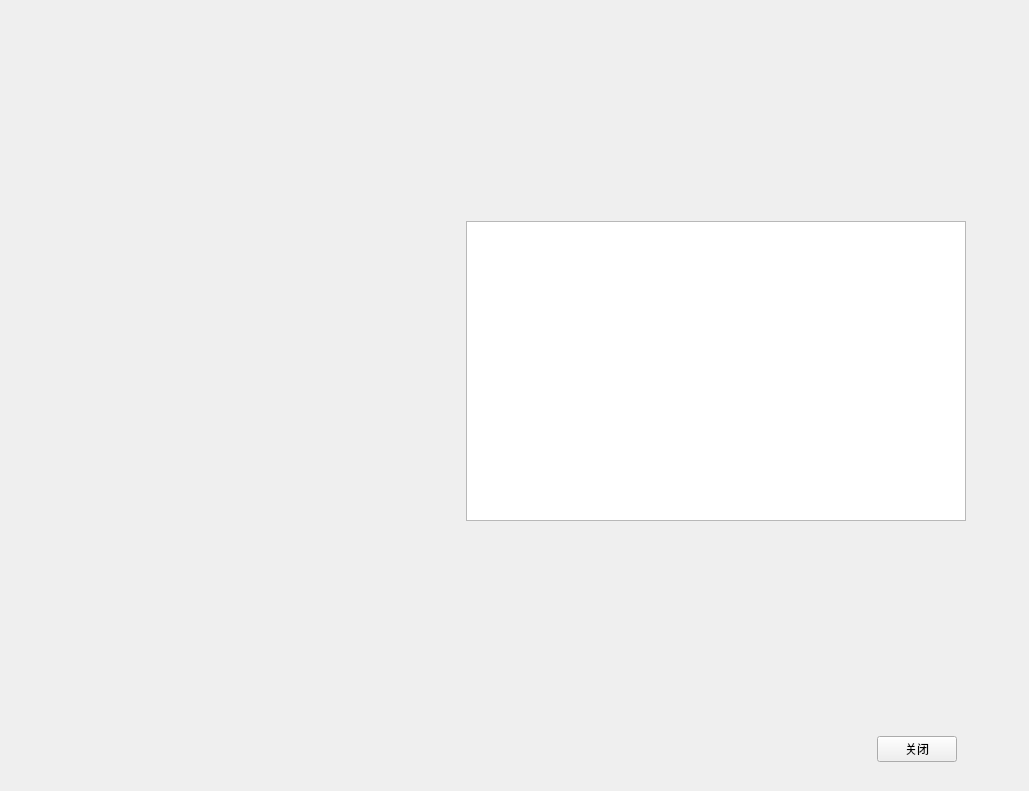
<?xml version="1.0" encoding="UTF-8"?>
<ui version="4.0">
 <class>index_body</class>
 <widget class="QWidget" name="index_body">
  <property name="geometry">
   <rect>
    <x>0</x>
    <y>0</y>
    <width>1029</width>
    <height>791</height>
   </rect>
  </property>
  <property name="windowTitle">
   <string>Form</string>
  </property>
  <property name="styleSheet">
   <string notr="true"/>
  </property>
  <layout class="QHBoxLayout" name="horizontalLayout">
   <property name="leftMargin">
    <number>30</number>
   </property>
   <item>
    <widget class="QWidget" name="index_show_image" native="true">
     <property name="sizePolicy">
      <sizepolicy hsizetype="Fixed" vsizetype="Fixed">
       <horstretch>0</horstretch>
       <verstretch>0</verstretch>
      </sizepolicy>
     </property>
     <property name="minimumSize">
      <size>
       <width>410</width>
       <height>583</height>
      </size>
     </property>
    </widget>
   </item>
   <item>
    <widget class="QWidget" name="index_text_body" native="true">
     <layout class="QVBoxLayout" name="verticalLayout">
      <property name="leftMargin">
       <number>20</number>
      </property>
      <item>
       <spacer name="verticalSpacer">
        <property name="orientation">
         <enum>Qt::Vertical</enum>
        </property>
        <property name="sizeHint" stdset="0">
         <size>
          <width>20</width>
          <height>195</height>
         </size>
        </property>
       </spacer>
      </item>
      <item>
       <widget class="QTextBrowser" name="index_text_show">
        <property name="sizePolicy">
         <sizepolicy hsizetype="Fixed" vsizetype="Expanding">
          <horstretch>0</horstretch>
          <verstretch>0</verstretch>
         </sizepolicy>
        </property>
        <property name="minimumSize">
         <size>
          <width>500</width>
          <height>300</height>
         </size>
        </property>
        <property name="html">
         <string>&lt;!DOCTYPE HTML PUBLIC &quot;-//W3C//DTD HTML 4.0//EN&quot; &quot;http://www.w3.org/TR/REC-html40/strict.dtd&quot;&gt;
&lt;html&gt;&lt;head&gt;&lt;meta name=&quot;qrichtext&quot; content=&quot;1&quot; /&gt;&lt;style type=&quot;text/css&quot;&gt;
p, li { white-space: pre-wrap; }
&lt;/style&gt;&lt;/head&gt;&lt;body style=&quot; font-family:'SimSun'; font-size:9pt; font-weight:400; font-style:normal;&quot;&gt;
&lt;p style=&quot;-qt-paragraph-type:empty; margin-top:0px; margin-bottom:0px; margin-left:0px; margin-right:0px; -qt-block-indent:0; text-indent:0px;&quot;&gt;&lt;br /&gt;&lt;/p&gt;&lt;/body&gt;&lt;/html&gt;</string>
        </property>
       </widget>
      </item>
      <item>
       <spacer name="verticalSpacer_2">
        <property name="orientation">
         <enum>Qt::Vertical</enum>
        </property>
        <property name="sizeHint" stdset="0">
         <size>
          <width>20</width>
          <height>195</height>
         </size>
        </property>
       </spacer>
      </item>
      <item>
       <widget class="QWidget" name="index_btn_body" native="true">
        <layout class="QHBoxLayout" name="horizontalLayout_2">
         <item>
          <spacer name="horizontalSpacer">
           <property name="orientation">
            <enum>Qt::Horizontal</enum>
           </property>
           <property name="sizeHint" stdset="0">
            <size>
             <width>40</width>
             <height>20</height>
            </size>
           </property>
          </spacer>
         </item>
         <item>
          <widget class="QPushButton" name="index_close_btn">
           <property name="toolTip">
            <string>&lt;html&gt;&lt;head/&gt;&lt;body&gt;&lt;p&gt;&lt;span style=&quot; font-size:10pt;&quot;&gt;关闭欢迎页&lt;/span&gt;&lt;/p&gt;&lt;p&gt;Close Welcome Activity&lt;/p&gt;&lt;/body&gt;&lt;/html&gt;</string>
           </property>
           <property name="text">
            <string>关闭</string>
           </property>
          </widget>
         </item>
        </layout>
       </widget>
      </item>
     </layout>
     <zorder>index_text_show</zorder>
     <zorder>verticalSpacer</zorder>
     <zorder>verticalSpacer_2</zorder>
     <zorder>index_btn_body</zorder>
    </widget>
   </item>
   <item>
    <spacer name="horizontalSpacer_2">
     <property name="orientation">
      <enum>Qt::Horizontal</enum>
     </property>
     <property name="sizeHint" stdset="0">
      <size>
       <width>36</width>
       <height>20</height>
      </size>
     </property>
    </spacer>
   </item>
  </layout>
 </widget>
 <resources/>
 <connections/>
</ui>
